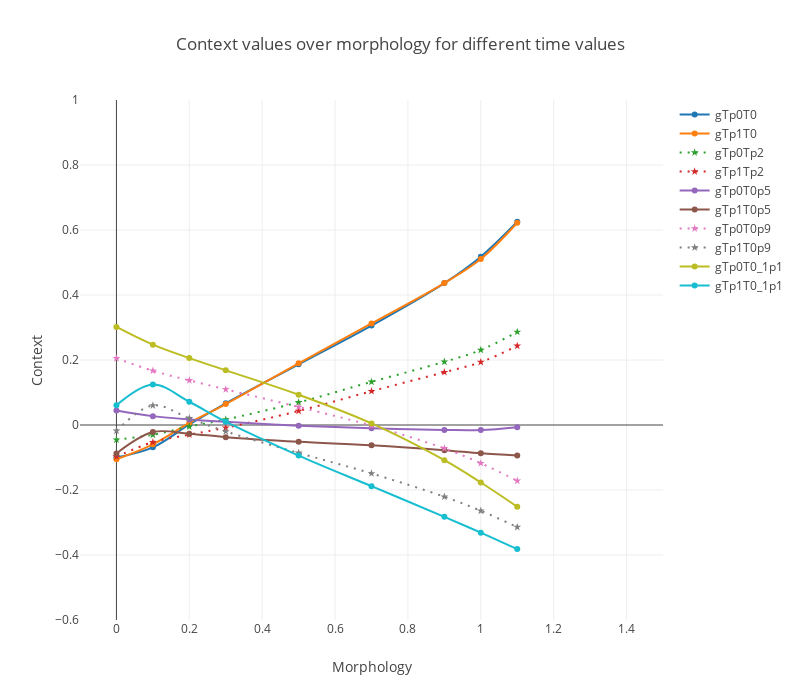

Write notebook code for a chart like this one.
### Code cell
layout = go.Layout(
    title = 'Initial Curves',
    height = 700,
    width = 800,
    hovermode= 'closest',
    xaxis= dict(
        title= 'Morphology',
        range = [-.1,1.5],
    ),
    yaxis=dict(
        title= 'Context',
        range = [-.6,1.],
    )
)
layout.title = 'Context values over morphology for different time values' 
f = gy.graphCurves(gx, layout, labels=['gTp0T0','gTp1T0', 'gTp0Tp2', 'gTp1Tp2', 'gTp0T0p5', 'gTp1T0p5', 
                                       'gTp0T0p9','gTp1T0p9',  'gTp0T0_1p1','gTp1T0_1p1'], 
                   dashRange=gy.rangeList([range(2,4),range(6,8)]))

offline.iplot(f)

### Figure 1 — Plotly figure (JSON) as saved in the notebook; plotly's stock layout.template omitted (floating-point values rounded to 4 significant figures)
{"data": [{"line": {"shape": "spline"}, "name": "gTp0T0", "type": "scatter", "uid": "0764ac4f-2a9b-4445-b4b4-2c67ad1573e9", "x": [0, 0.1, 0.2, 0.3, 0.5, 0.7, 0.9, 1, 1.1], "y": [-0.09989, -0.06874, 0.001498, 0.06682, 0.1868, 0.3059, 0.4366, 0.5178, 0.6252]}, {"line": {"shape": "spline"}, "name": "gTp1T0", "type": "scatter", "uid": "aaa08ba7-960a-4cbb-a97b-b9900fb12ed5", "x": [0, 0.1, 0.2, 0.3, 0.5, 0.7, 0.9, 1, 1.1], "y": [-0.1052, -0.05945, 0.006232, 0.0646, 0.19, 0.3124, 0.4368, 0.5106, 0.6222]}, {"line": {"dash": "2px,6px", "shape": "spline"}, "marker": {"symbol": "star"}, "name": "gTp0Tp2", "type": "scatter", "uid": "1e550e1c-f1be-46ef-adae-7919398e7a21", "x": [0, 0.1, 0.2, 0.3, 0.5, 0.7, 0.9, 1, 1.1], "y": [-0.04545, -0.0303, -0.00478, 0.01713, 0.0695, 0.1328, 0.1945, 0.2307, 0.2864]}, {"line": {"dash": "2px,6px", "shape": "spline"}, "marker": {"symbol": "star"}, "name": "gTp1Tp2", "type": "scatter", "uid": "a4e90a64-4dd6-4a67-a670-579486ee371d", "x": [0, 0.1, 0.2, 0.3, 0.5, 0.7, 0.9, 1, 1.1], "y": [-0.09744, -0.05297, -0.0297, -0.008453, 0.04312, 0.104, 0.1625, 0.1935, 0.2436]}, {"line": {"shape": "spline"}, "name": "gTp0T0p5", "type": "scatter", "uid": "21599061-08af-4e10-833f-ababbefb23a9", "x": [0, 0.1, 0.2, 0.3, 0.5, 0.7, 0.9, 1, 1.1], "y": [0.04461, 0.0273, 0.01706, 0.009923, -0.001931, -0.01028, -0.01515, -0.01552, -0.006651]}, {"line": {"shape": "spline"}, "name": "gTp1T0p5", "type": "scatter", "uid": "895f6d3e-1b45-47c4-bcee-b395a3ae732f", "x": [0, 0.1, 0.2, 0.3, 0.5, 0.7, 0.9, 1, 1.1], "y": [-0.08752, -0.02177, -0.02654, -0.03744, -0.05168, -0.06202, -0.07743, -0.08726, -0.09412]}, {"line": {"dash": "2px,6px", "shape": "spline"}, "marker": {"symbol": "star"}, "name": "gTp0T0p9", "type": "scatter", "uid": "158f0b41-9584-4cba-a567-20983f868239", "x": [0, 0.1, 0.2, 0.3, 0.5, 0.7, 0.9, 1, 1.1], "y": [0.2053, 0.1669, 0.1373, 0.1097, 0.05551, -0.00183, -0.07191, -0.1176, -0.1716]}, {"line": {"dash": "2px,6px", "shape": "spline"}, "marker": {"symbol": "star"}, "name": "gTp1T0p9", "type": "scatter", "uid": "1248551a-7fc8-48d0-b000-79daf1dec519", "x": [0, 0.1, 0.2, 0.3, 0.5, 0.7, 0.9, 1, 1.1], "y": [-0.01785, 0.05996, 0.02074, -0.01977, -0.08585, -0.149, -0.2208, -0.2639, -0.3142]}, {"line": {"shape": "spline"}, "name": "gTp0T0_1p1", "type": "scatter", "uid": "e734a35b-a265-4b89-8bea-fcc320cb578c", "x": [0, 0.1, 0.2, 0.3, 0.5, 0.7, 0.9, 1, 1.1], "y": [0.3019, 0.2473, 0.2058, 0.1682, 0.09306, 0.004837, -0.1083, -0.177, -0.2515]}, {"line": {"shape": "spline"}, "name": "gTp1T0_1p1", "type": "scatter", "uid": "6127232e-38b1-4acd-bd1e-3aeba00e391e", "x": [0, 0.1, 0.2, 0.3, 0.5, 0.7, 0.9, 1, 1.1], "y": [0.06079, 0.1246, 0.07154, 0.01035, -0.09408, -0.1882, -0.2825, -0.3313, -0.3817]}], "layout": {"height": 700, "hovermode": "closest", "title": {"text": "Context values over morphology for different time values"}, "width": 800, "xaxis": {"range": [-0.1, 1.5], "title": {"text": "Morphology"}}, "yaxis": {"range": [-0.6, 1], "title": {"text": "Context"}}}}
